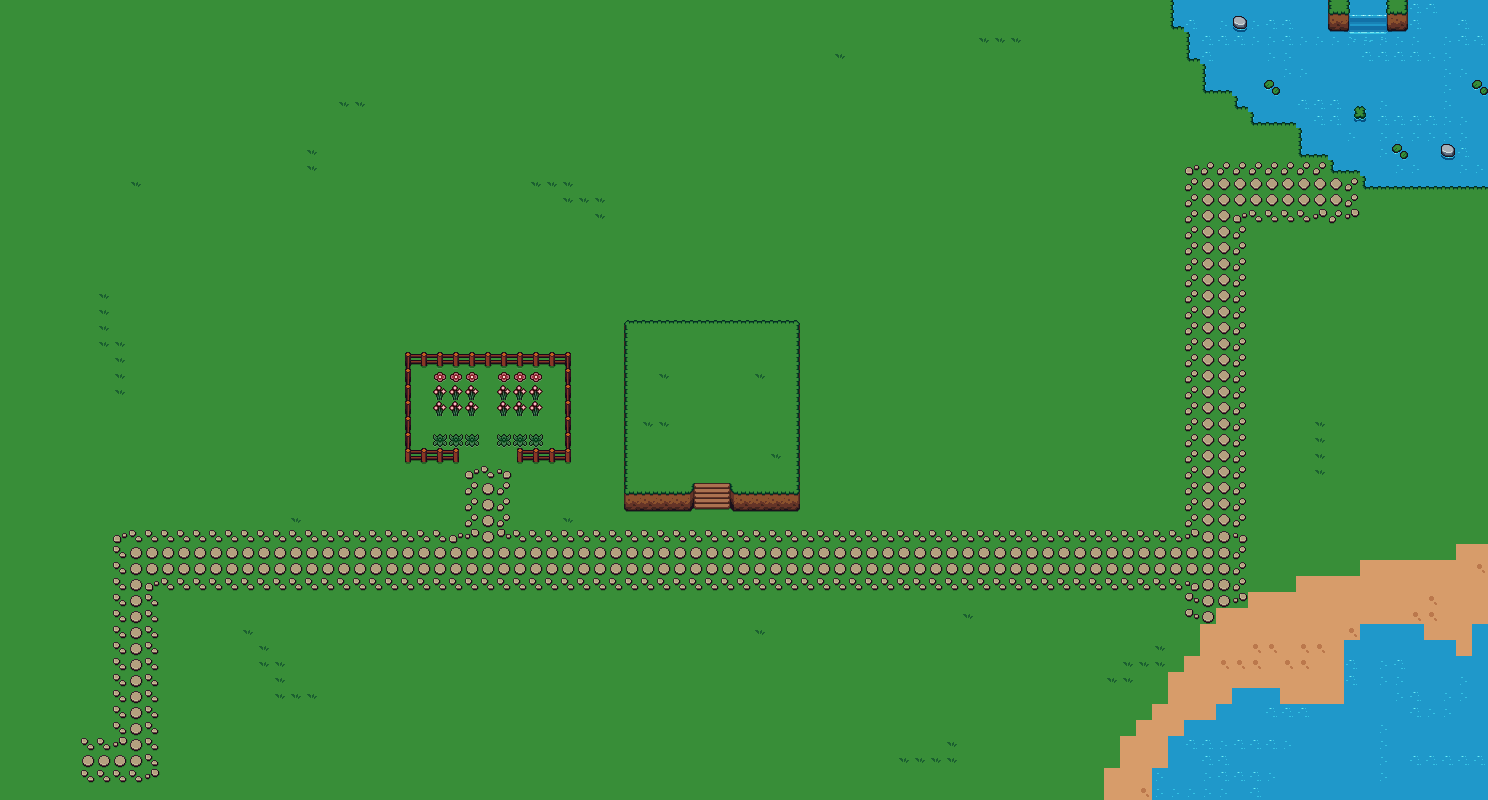

Rendered tile map (Tiled .tmx) drawn with the repository's tilesets; below, a short description and the map source with its tile grids summarised:
An orthogonal 93x50 tile map with 16x16 px tiles, 2 tile layers (Tile, Tile2), 5 tilesets and 66 objects (Player).

<map version="1.10" tiledversion="1.11.2" orientation="orthogonal" renderorder="left-up" width="93" height="50" tilewidth="16" tileheight="16" infinite="0" nextlayerid="6" nextobjectid="187">
 <tileset firstgid="1" name="Fence" tilewidth="16" tileheight="16" tilecount="15" columns="3">
  <image source="../graphics/objects/Fence's copiar.png" width="48" height="80" />
 </tileset>
 <tileset firstgid="16" name="plants" tilewidth="16" tileheight="16" tilecount="16" columns="4">
  <image source="../graphics/tilesets/plants.png" width="79" height="64" />
 </tileset>
 <tileset firstgid="32" name="tiles" tilewidth="16" tileheight="16" tilecount="112" columns="16">
  <image source="../graphics/tilesets/tileset.png" width="268" height="124" />
  <tile id="80">
   <properties>
    <property name="field_type" value="plowed" />
   </properties>
  </tile>
 </tileset>
 <tileset firstgid="144" name="Road copiar" tilewidth="16" tileheight="16" tilecount="20" columns="5">
  <image source="../graphics/tilesets/Road copiar.png" width="80" height="64" />
 </tileset>
 <tileset firstgid="164" name="House" tilewidth="16" tileheight="16" tilecount="30" columns="5">
  <image source="../graphics/objects/House.png" width="84" height="97" />
 </tileset>
 <layer id="1" name="Tile" class="Tile" width="93" height="50">
  <data>[4650 cells, 4650 non-empty, 10 distinct tile ids]</data>
 </layer>
 <layer id="5" name="Tile2" width="93" height="50">
  <data>[4650 cells, 973 non-empty, 73 distinct tile ids]</data>
 </layer>
 <objectgroup id="4" name="Collisions">
  <object id="71" x="621.5" y="321.818" width="8" height="187.182" />
  <object id="72" x="623.5" y="490" width="68" height="19" />
  <object id="73" x="732.5" y="489.5" width="67" height="21.5" />
  <object id="74" x="794.5" y="321.5" width="8" height="189.5" />
  <object id="75" x="734" y="321.5" width="67" height="17.5" />
  <object id="76" x="624.5" y="321.5" width="65.5" height="15.5" />
  <object id="153" x="2.25" y="735.25" width="77.75" height="57.5" />
  <object id="154" x="95" y="779.75" />
  <object id="155" x="7.5" y="724.75" width="68" height="10.25" />
  <object id="156" x="14.5" y="715" width="49" height="8" />
  <object id="157" x="14.25" y="704.25" width="45.25" height="10.25" />
  <object id="158" x="80.5" y="707.75" />
  <object id="159" x="1169" y="0.333333" width="21.3333" height="28.6667" />
  <object id="160" x="1196.33" y="23.3333" />
  <object id="161" x="1186" y="27.6667" width="20" height="34.3333" />
  <object id="162" x="1200.33" y="55.6667" width="41.3333" height="37.3333" />
  <object id="163" x="1233" y="76" width="32" height="33.6667" />
  <object id="164" x="1251" y="82" width="51" height="45" />
  <object id="165" x="1296.33" y="108" width="40.3333" height="49.3333" />
  <object id="166" x="1328.33" y="132" width="48" height="41.6667" />
  <object id="167" x="1361" y="155.333" width="127" height="35" />
  <object id="169" x="1478.33" y="181.333" width="11" height="447.667" />
  <object id="170" x="1472" y="623" width="8.33333" height="35" />
  <object id="171" x="1455" y="650.333" width="18.3333" height="13" />
  <object id="172" x="1343.67" y="624" width="112.667" height="39.6667" />
  <object id="173" x="1342.33" y="662" width="23" height="50.6667" />
  <object id="175" x="1274.67" y="699.333" width="87.3333" height="17.6667" />
  <object id="176" x="1230.33" y="687.333" width="49.6667" height="20.6667" />
  <object id="177" x="1215.33" y="705" width="22" height="16.3333" />
  <object id="178" x="1152.33" y="720.333" width="58" height="79" />
  <object id="181" x="400.667" y="351.333" width="14" height="112.667" />
  <object id="183" x="402.667" y="448" width="56.6667" height="18" />
  <object id="184" x="512" y="446" width="60.6667" height="18.6667" />
  <object id="185" x="559.333" y="350.667" width="14.6667" height="114" />
  <object id="186" x="404" y="352" width="168" height="14.6667" />
 </objectgroup>
 <objectgroup id="2" name="Objects">
  <object id="85" gid="189" x="0" y="800" width="16" height="16" />
  <object id="86" gid="190" x="16" y="800" width="16" height="16" />
  <object id="87" gid="185" x="16" y="784" width="16" height="16" />
  <object id="88" gid="184" x="0" y="784" width="16" height="16" />
  <object id="89" gid="179" x="0" y="768" width="16" height="16" />
  <object id="90" gid="180" x="16" y="768" width="16" height="16" />
  <object id="91" gid="175" x="16" y="752" width="16" height="16" />
  <object id="92" gid="174" x="0" y="752" width="16" height="16" />
  <object id="93" gid="169" x="0" y="736" width="16" height="16" />
  <object id="94" gid="170" x="16" y="736" width="16" height="16" />
  <object id="95" gid="165" x="16" y="720" width="16" height="16" />
  <object id="96" gid="164" x="0" y="720" width="16" height="16" />
  <object id="97" gid="166" x="32" y="720" width="16" height="16" />
  <object id="98" gid="171" x="32" y="736" width="16" height="16" />
  <object id="100" gid="176" x="32" y="752" width="16" height="16" />
  <object id="101" gid="181" x="32" y="768" width="16" height="16" />
  <object id="102" gid="186" x="32" y="784" width="16" height="16" />
  <object id="103" gid="191" x="32" y="800" width="16" height="16" />
  <object id="104" gid="192" x="48" y="800" width="16" height="16" />
  <object id="105" gid="187" x="48" y="784" width="16" height="16" />
  <object id="106" gid="188" x="64" y="784" width="16" height="16" />
  <object id="107" gid="193" x="64" y="800" width="16" height="16" />
  <object id="108" gid="183" x="64" y="768" width="16" height="16" />
  <object id="109" gid="178" x="64" y="752" width="16" height="16" />
  <object id="110" gid="173" x="64" y="736" width="16" height="16" />
  <object id="111" gid="168" x="64" y="720" width="16" height="16" />
  <object id="112" gid="167" x="48" y="720" width="16" height="16" />
  <object id="113" gid="172" x="48" y="736" width="16" height="16" />
  <object id="114" gid="177" x="48" y="752" width="16" height="16" />
  <object id="115" gid="182" x="48" y="768" width="16" height="16" />
 </objectgroup>
 <objectgroup id="3" name="Entities">
  <object id="28" name="Player" x="714" y="549.5">
   <point />
  </object>
 </objectgroup>
</map>
